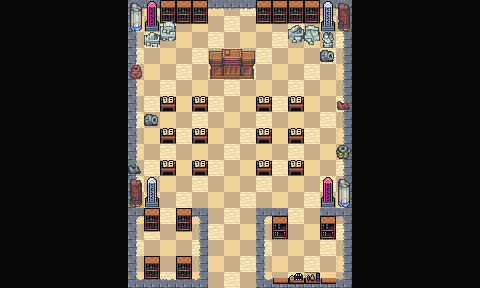

A level layout from a 2D game, rendered from its tile map. Below: a short description, then the map file with tile-grid data replaced by summaries:
An orthogonal 30x18 tile map with 16x16 px tiles, 4 tile layers (Collision, Background, Ground and Walls, Clutter), 3 tilesets and 34 objects.

<map version="1.10" tiledversion="1.11.2" orientation="orthogonal" renderorder="right-down" width="30" height="18" tilewidth="16" tileheight="16" infinite="0" nextlayerid="7" nextobjectid="92">
 <editorsettings>
  <export target="wastetown..tmx" format="tmx" />
 </editorsettings>
 <properties>
  <property name="dungeonEffect" value="{&quot;startBattleWithCard&quot;: [ &quot;Lorehold Excavation&quot; ]}" />
 </properties>
 <tileset firstgid="1" source="../../../../common/maps/tileset/main.tsx" />
 <tileset firstgid="10113" source="../../../../common/maps/tileset/buildings.tsx" />
 <tileset firstgid="11905" source="../../../../common/maps/tileset/dungeon/dungeon_bis.tsx" />
 <layer id="6" name="Collision" width="30" height="18">
  <data>[540 cells, 252 non-empty, 12 distinct tile ids]</data>
 </layer>
 <layer id="1" name="Background" width="30" height="18">
  <data>[540 cells, 539 non-empty, 5 distinct tile ids]</data>
 </layer>
 <layer id="2" name="Ground and Walls" width="30" height="18">
  <data>[540 cells, 95 non-empty, 22 distinct tile ids]</data>
 </layer>
 <layer id="3" name="Clutter" width="30" height="18">
  <properties>
   <property name="spriteLayer" type="bool" value="true" />
  </properties>
  <data>[540 cells, 116 non-empty, 39 distinct tile ids]</data>
 </layer>
 <objectgroup id="4" name="Objects">
  <object id="38" template="../../../../common/maps/obj/entry_up.tx" x="207.09" y="288.3" width="51" height="16">
   <properties>
    <property name="teleport" value="" />
   </properties>
  </object>
  <object id="50" template="../../../../common/maps/obj/enemy.tx" x="161.006" y="191.459">
   <properties>
    <property name="enemy" value="Alibou" />
    <property name="threatRange" type="int" value="20" />
   </properties>
  </object>
  <object id="52" template="../../../../common/maps/obj/gold.tx" x="270.167" y="270.5" />
  <object id="53" template="../../../../common/maps/obj/enemy.tx" x="223.16" y="41.762">
   <properties>
    <property name="effect" value="{&quot;startBattleWithCard&quot;: [&quot;Lorehold Campus&quot;, &quot;Lorehold Apprentice|STX&quot;]}" />
    <property name="enemy" value="Velomachus" />
    <property name="reward">[
  {
    "type": "item",
    "probability": 1,
    "count": 1,
    "itemName": "Lorehold Key"
  }
]
</property>
   </properties>
  </object>
  <object id="57" template="../../../../common/maps/obj/booster.tx" x="294.308" y="269.487">
   <properties>
    <property name="reward">[
  {
    "editions": [ "STX" ],
    "type": "card",
    "count": 10,
    "rarity": [ "Common" ]
  },
  {
    "editions": [ "STX" ],
    "type": "card",
    "count": 3,
    "rarity": [ "Uncommon" ]
  },
  {
    "editions": [ "STX" ],
    "type": "card",
    "count": 1,
    "rarity": [ "Rare", "Mythic Rare" ]
  }
]
</property>
   </properties>
  </object>
  <object id="58" template="../../../../common/maps/obj/manashards.tx" x="317.975" y="272.958" />
  <object id="59" template="../../../../common/maps/obj/enemy.tx" x="254.878" y="125.935">
   <properties>
    <property name="enemy" value="Plargg" />
    <property name="speedModifier" type="float" value="10" />
    <property name="threatRange" type="int" value="40" />
   </properties>
  </object>
  <object id="60" template="../../../../common/maps/obj/enemy.tx" x="191.392" y="125.555">
   <properties>
    <property name="enemy" value="Osgir" />
    <property name="speedModifier" type="float" value="10" />
    <property name="threatRange" type="int" value="40" />
   </properties>
  </object>
  <object id="61" template="../../../../common/maps/obj/enemy.tx" x="288.444" y="192.133">
   <properties>
    <property name="enemy" value="Quintorius" />
    <property name="threatRange" type="int" value="20" />
   </properties>
  </object>
  <object id="66" template="../../../../common/maps/obj/dialog.tx" x="190.333" y="219.583" width="80" height="15.5" visible="1">
   <properties>
    <property name="dialog">[
{
   "text": "The classrom ahead of you feels unusually old and dusty for a place that clearly sees a lot of use. At the class's front, a dragon pauses its lecture and gives you a derisive glare.
'Lorehold isn't accepting new students at the moment. Leave now, or you'll be nothing but another failure lost to history.'",
   "options": [{
      "name": "(Continue)", "action": [{"deleteMapObject":-1}]}]
}
]</property>
   </properties>
  </object>
  <object id="67" template="../../../../common/maps/obj/gate.tx" gid="1073745949" x="287.471" y="216.97" width="34.1665" height="20.1818" rotation="0">
   <properties>
    <property name="dialog">[{
    "text":"This gate is locked.",
    "options":[
    { "name":"Leave" },
    {      
        "name":"Unlock with Lorehold Key",     
        "condition":[{"item":"Lorehold Key"}],    
        "text":"The gate swings open.",
        "options":[{"name":"Continue", "action":[ {"deleteMapObject":69}, {"removeItem":"Lorehold Key"}, {"deleteMapObject":-1}]} ]
    }
    ]
}]</property>
   </properties>
  </object>
  <object id="68" template="../../../../common/maps/obj/scroll.tx" x="159.163" y="248.676">
   <properties>
    <property name="reward" value="[ { &quot;type&quot;: &quot;card&quot;, &quot;cardName&quot;: &quot;Furycalm Snarl&quot;, &quot;editions&quot;: [ &quot;STX&quot; ], &quot;count&quot;: 1 } ]" />
   </properties>
  </object>
  <object id="70" template="../../../../common/maps/obj/collision.tx" x="256.469" y="0.961627" width="63.2019" height="23.85" />
  <object id="71" template="../../../../common/maps/obj/collision.tx" x="143.442" y="0.424684" width="63.2019" height="23.85" />
  <object id="72" template="../../../../common/maps/obj/collision.tx" x="207.876" y="48.7495" width="47.6306" height="31.3672" />
  <object id="73" template="../../../../common/maps/obj/collision.tx" x="287.732" y="25.075" width="33.5352" height="17.5167" />
  <object id="74" template="../../../../common/maps/obj/collision.tx" x="319.899" y="1.90832" width="16.2019" height="60.5167" />
  <object id="75" template="../../../../common/maps/obj/collision.tx" x="336.899" y="2.74165" width="16.2019" height="26.85" />
  <object id="76" template="../../../../common/maps/obj/collision.tx" x="144.232" y="31.4083" width="16.2019" height="18.1834" />
  <object id="77" template="../../../../common/maps/obj/collision.tx" x="161.232" y="22.575" width="16.2019" height="18.1834" />
  <object id="78" template="../../../../common/maps/obj/collision.tx" x="128.899" y="12.575" width="16.2019" height="18.1834" />
  <object id="79" template="../../../../common/maps/obj/collision.tx" x="127.232" y="64.2416" width="12.8686" height="15.1834" />
  <object id="80" template="../../../../common/maps/obj/collision.tx" x="144.566" y="112.908" width="12.8686" height="12.1834" />
  <object id="81" template="../../../../common/maps/obj/collision.tx" x="142.232" y="177.575" width="16.2019" height="30.1834" />
  <object id="82" template="../../../../common/maps/obj/collision.tx" x="320.232" y="177.242" width="29.8686" height="30.1834" />
  <object id="83" template="../../../../common/maps/obj/collision.tx" x="334.899" y="144.242" width="16.2019" height="15.1834" />
  <object id="84" template="../../../../common/maps/obj/collision.tx" x="336.232" y="99.2416" width="16.2019" height="10.8501" />
  <object id="85" template="../../../../common/maps/obj/collision.tx" x="143.899" y="208.242" width="16.2019" height="22.1834" />
  <object id="86" template="../../../../common/maps/obj/collision.tx" x="175.566" y="208.908" width="16.2019" height="22.1834" />
  <object id="87" template="../../../../common/maps/obj/collision.tx" x="176.232" y="255.908" width="16.2019" height="22.1834" />
  <object id="88" template="../../../../common/maps/obj/collision.tx" x="142.899" y="256.908" width="16.2019" height="22.1834" />
  </objectgroup>
</map>
<!-- 3 of 34 objects omitted -->
